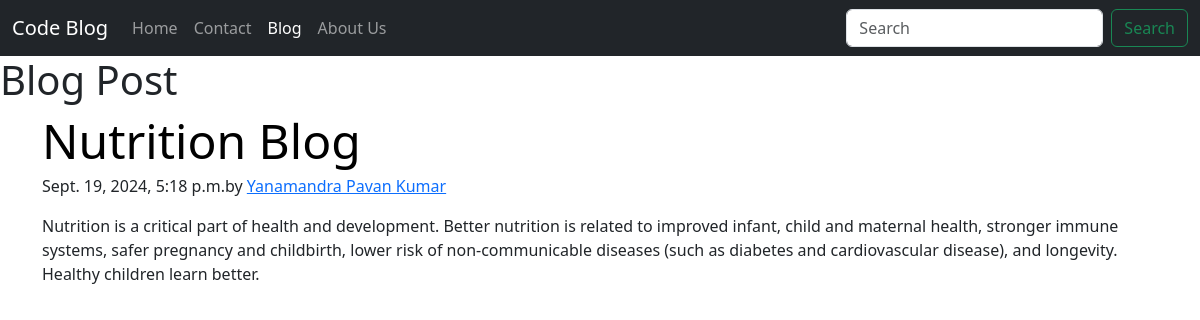
The page /blog/nutrition on the database its author committed.
### blog/models.py (models this page shows, shortened)
class Post(models.Model):
    sno = models.AutoField(primary_key=True)
    title = models.CharField(max_length=50)
    content = models.TextField()
    author = models.CharField(max_length=50)
    slug = models.CharField(max_length=50)
    timeStamp = models.DateTimeField(blank=True)

### blog/views.py (the view)
# urls.py: path('<str:slug>', views.blogpost , name='blogpost'),
def blogpost(request, slug):
    post = Post.objects.filter(slug=slug).first()
    context = {'post' : post }
    return render(request,'blog/blogpost.html',context)

### templates/blog/blogpost.html (shortened to what this page needs)
{% extends 'home/base.html'%}
    {% block name %}
    Blog Post
{% endblock %}
{% block blogactive %}
    active
{% endblock %}
{% block body %}
<article class="container">
      <h2 class="display-5 link-body-emphasis mb-1">{{post.title}}</h2>
      <p class="blog-post-meta">{{post.timeStamp}}by <a href="/about">{{post.author}}</a></p>
      <p>{{post.content}}</p>
{% endblock %}

### rows shown on the page
Post: title "Nutrition Blog", author "Yanamandra Pavan Kumar", content "Nutrition is a critical part of health and development. Better nutrition is related to improved infant, child and maternal health, stronger immune systems, safer pregnancy and childbirth, lower risk of non-communicable diseases (such as diabetes and cardiovascular disease), and longevity. Healthy children learn better."

### other values the page prints
{{ post.timeStamp }} "Sept. 19, 2024, 5:18 p.m."
